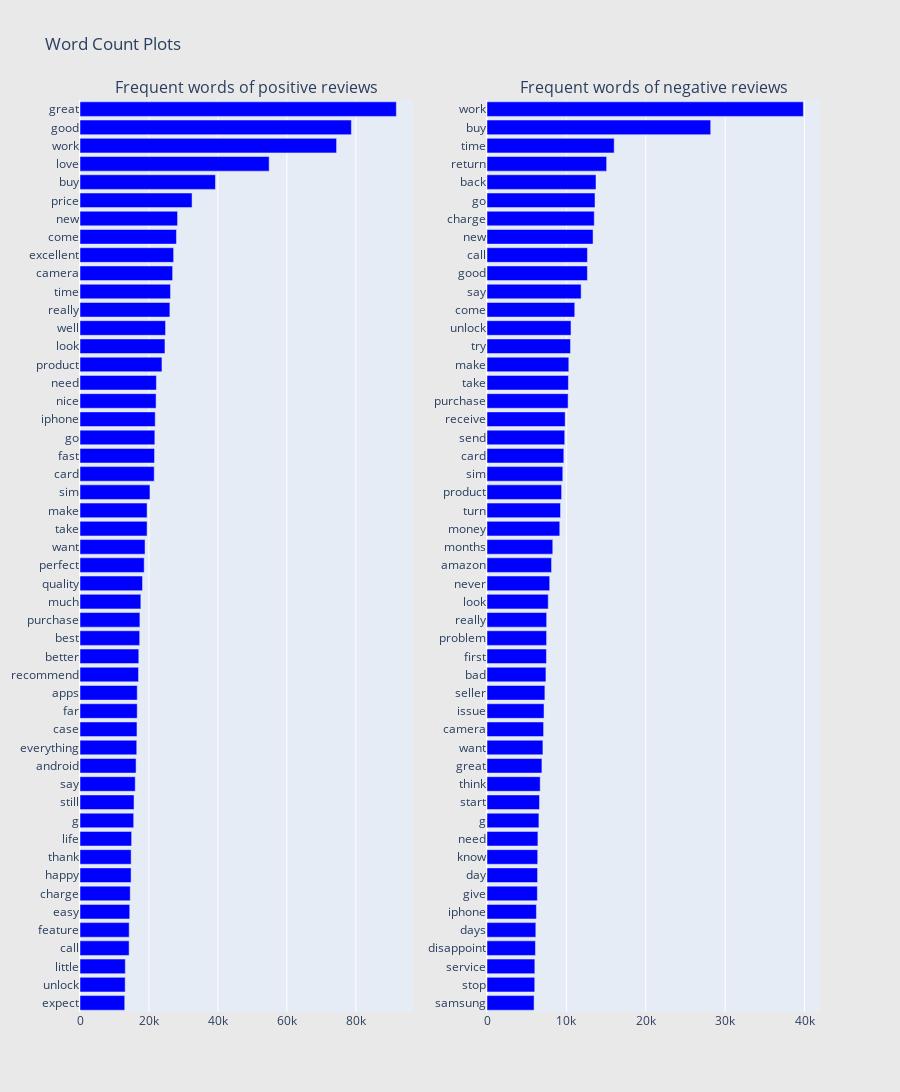

The notebook cell saved with this chart:
### Markdown cell above
#### Word count plots

### Code cell
def generate_ngrams(text, n_gram=1):
    token = [token for token in text.lower().split(" ") if token != "" if token not in STOPWORDS]
    ngrams = zip(*[token[i:] for i in range(n_gram)])
    return [" ".join(ngram) for ngram in ngrams]

## custom function for horizontal bar chart ##
def horizontal_bar_chart(df, color):
    trace = go.Bar(
        y=df["word"].values[::-1],
        x=df["wordcount"].values[::-1],
        showlegend=False,
        orientation = 'h',
        marker=dict(
            color=color,
        ),
    )
    return trace

common_words = ['phone', 'phone.', 'phone,', 'will', 'one', 'screen', 'battery', 'even', 'use', 'it.']

## Get the bar chart from sincere questions ##
freq_dict = defaultdict(int)
for sent in positive_dataset["CleanReviews"]:
    for word in generate_ngrams(sent):
        if word not in common_words:
            freq_dict[word] += 1
fd_sorted = pd.DataFrame(sorted(freq_dict.items(), key=lambda x: x[1])[::-1])
fd_sorted.columns = ["word", "wordcount"]
trace0 = horizontal_bar_chart(fd_sorted.head(50), 'blue')

## Get the bar chart from insincere questions ##
freq_dict = defaultdict(int)
for sent in negative_dataset["CleanReviews"]:
    for word in generate_ngrams(sent):
        if word not in common_words:
            freq_dict[word] += 1
fd_sorted = pd.DataFrame(sorted(freq_dict.items(), key=lambda x: x[1])[::-1])
fd_sorted.columns = ["word", "wordcount"]
trace1 = horizontal_bar_chart(fd_sorted.head(50), 'blue')

# Creating two subplots
fig = subplots.make_subplots(rows=1, cols=2, vertical_spacing=0.04,
                          subplot_titles=["Frequent words of positive reviews", 
                                          "Frequent words of negative reviews"])
fig.append_trace(trace0, 1, 1)
fig.append_trace(trace1, 1, 2)
fig['layout'].update(height=1200, width=900, paper_bgcolor='rgb(233,233,233)', title="Word Count Plots")
py.iplot(fig, filename='word-plots')

### Figure 1 — Plotly figure (JSON) as saved in the notebook; plotly's stock layout.template omitted (floating-point values rounded to 4 significant figures)
{"data": [{"marker": {"color": "blue"}, "orientation": "h", "showlegend": false, "type": "bar", "x": [12972, 13099, 13142, 14245, 14266, 14424, 14568, 14814, 14829, 14973, 15573, 15672, 16019, 16262, 16456, 16522, 16591, 16600, 16973, 17051, 17309, 17373, 17640, 18132, 18615, 18862, 19451, 19454, 20292, 21527, 21615, 21705, 21813, 22064, 22162, 23765, 24640, 24805, 26068, 26244, 26864, 27157, 27970, 28290, 32500, 39281, 54854, 74406, 78702, 91744], "xaxis": "x", "y": ["expect", "unlock", "little", "call", "feature", "easy", "charge", "happy", "thank", "life", "g", "still", "say", "android", "everything", "case", "far", "apps", "recommend", "better", "best", "purchase", "much", "quality", "perfect", "want", "take", "make", "sim", "card", "fast", "go", "iphone", "nice", "need", "product", "look", "well", "really", "time", "camera", "excellent", "come", "new", "price", "buy", "love", "work", "good", "great"], "yaxis": "y"}, {"marker": {"color": "blue"}, "orientation": "h", "showlegend": false, "type": "bar", "x": [5930, 6014, 6025, 6103, 6150, 6223, 6342, 6369, 6387, 6411, 6537, 6612, 6700, 6918, 7043, 7128, 7182, 7291, 7423, 7487, 7505, 7514, 7714, 7895, 8130, 8285, 9166, 9258, 9397, 9547, 9675, 9791, 9847, 10216, 10256, 10307, 10517, 10580, 11055, 11857, 12645, 12652, 13358, 13512, 13606, 13730, 15071, 16020, 28177, 39849], "xaxis": "x2", "y": ["samsung", "stop", "service", "disappoint", "days", "iphone", "give", "day", "know", "need", "g", "start", "think", "great", "want", "camera", "issue", "seller", "bad", "first", "problem", "really", "look", "never", "amazon", "months", "money", "turn", "product", "sim", "card", "send", "receive", "purchase", "take", "make", "try", "unlock", "come", "say", "good", "call", "new", "charge", "go", "back", "return", "time", "buy", "work"], "yaxis": "y2"}], "layout": {"annotations": [{"font": {"size": 16}, "showarrow": false, "text": "Frequent words of positive reviews", "x": 0.225, "xanchor": "center", "xref": "paper", "y": 1, "yanchor": "bottom", "yref": "paper"}, {"font": {"size": 16}, "showarrow": false, "text": "Frequent words of negative reviews", "x": 0.775, "xanchor": "center", "xref": "paper", "y": 1, "yanchor": "bottom", "yref": "paper"}], "height": 1200, "paper_bgcolor": "rgb(233,233,233)", "title": {"text": "Word Count Plots"}, "width": 900, "xaxis": {"anchor": "y", "domain": [0, 0.45]}, "xaxis2": {"anchor": "y2", "domain": [0.55, 1]}, "yaxis": {"anchor": "x", "domain": [0, 1]}, "yaxis2": {"anchor": "x2", "domain": [0, 1]}}}
